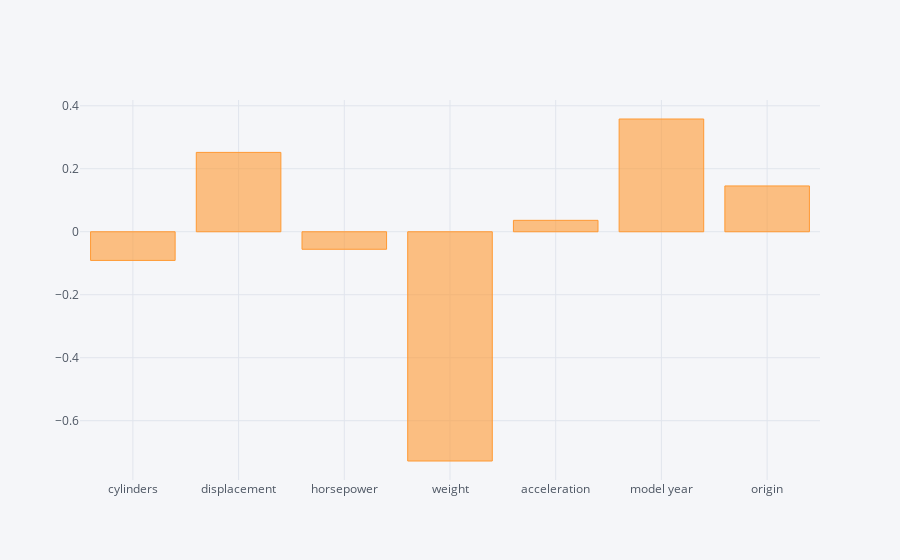

The notebook cell this image was saved under:
### Code cell
std_coeff[1:].iplot(kind='bar')

### Figure 1 — Plotly figure (JSON) as saved in the notebook; plotly's stock layout.template omitted (floating-point values rounded to 4 significant figures)
{"data": [{"marker": {"color": "rgba(255, 153, 51, 0.6)", "line": {"color": "rgba(255, 153, 51, 1.0)", "width": 1}}, "name": "None", "orientation": "v", "text": "", "type": "bar", "uid": "70052291-ab50-4ab6-8ba6-a28e1f9ce3d2", "x": ["cylinders", "displacement", "horsepower", "weight", "acceleration", "model year", "origin"], "y": [-0.09103, 0.252, -0.05564, -0.7279, 0.03621, 0.358, 0.1455]}], "layout": {"legend": {"bgcolor": "#F5F6F9", "font": {"color": "#4D5663"}}, "paper_bgcolor": "#F5F6F9", "plot_bgcolor": "#F5F6F9", "title": {"font": {"color": "#4D5663"}}, "xaxis": {"gridcolor": "#E1E5ED", "showgrid": true, "tickfont": {"color": "#4D5663"}, "title": {"font": {"color": "#4D5663"}, "text": ""}, "zerolinecolor": "#E1E5ED"}, "yaxis": {"gridcolor": "#E1E5ED", "showgrid": true, "tickfont": {"color": "#4D5663"}, "title": {"font": {"color": "#4D5663"}, "text": ""}, "zerolinecolor": "#E1E5ED"}}}
